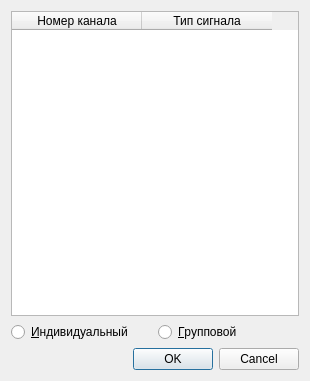
<?xml version="1.0" encoding="UTF-8"?>
<ui version="4.0">
 <class>TableForModule</class>
 <widget class="QDialog" name="TableForModule">
  <property name="geometry">
   <rect>
    <x>0</x>
    <y>0</y>
    <width>310</width>
    <height>381</height>
   </rect>
  </property>
  <property name="minimumSize">
   <size>
    <width>310</width>
    <height>0</height>
   </size>
  </property>
  <property name="maximumSize">
   <size>
    <width>310</width>
    <height>16777215</height>
   </size>
  </property>
  <property name="windowTitle">
   <string>Dialog</string>
  </property>
  <layout class="QGridLayout" name="gridLayout">
   <item row="0" column="0" colspan="2">
    <layout class="QVBoxLayout" name="verticalLayout">
     <item>
      <widget class="QTableWidget" name="tableWidget">
       <attribute name="horizontalHeaderDefaultSectionSize">
        <number>130</number>
       </attribute>
       <column>
        <property name="text">
         <string>Номер канала</string>
        </property>
       </column>
       <column>
        <property name="text">
         <string>Тип сигнала</string>
        </property>
       </column>
      </widget>
     </item>
    </layout>
   </item>
   <item row="1" column="0">
    <widget class="QRadioButton" name="radioButton">
     <property name="text">
      <string>&amp;Индивидуальный</string>
     </property>
    </widget>
   </item>
   <item row="1" column="1">
    <widget class="QRadioButton" name="radioButton_2">
     <property name="text">
      <string>&amp;Групповой</string>
     </property>
    </widget>
   </item>
   <item row="2" column="0" colspan="2">
    <widget class="QDialogButtonBox" name="buttonBox">
     <property name="standardButtons">
      <set>QDialogButtonBox::Cancel|QDialogButtonBox::Ok</set>
     </property>
     <property name="centerButtons">
      <bool>false</bool>
     </property>
    </widget>
   </item>
  </layout>
 </widget>
 <resources/>
 <connections/>
</ui>
